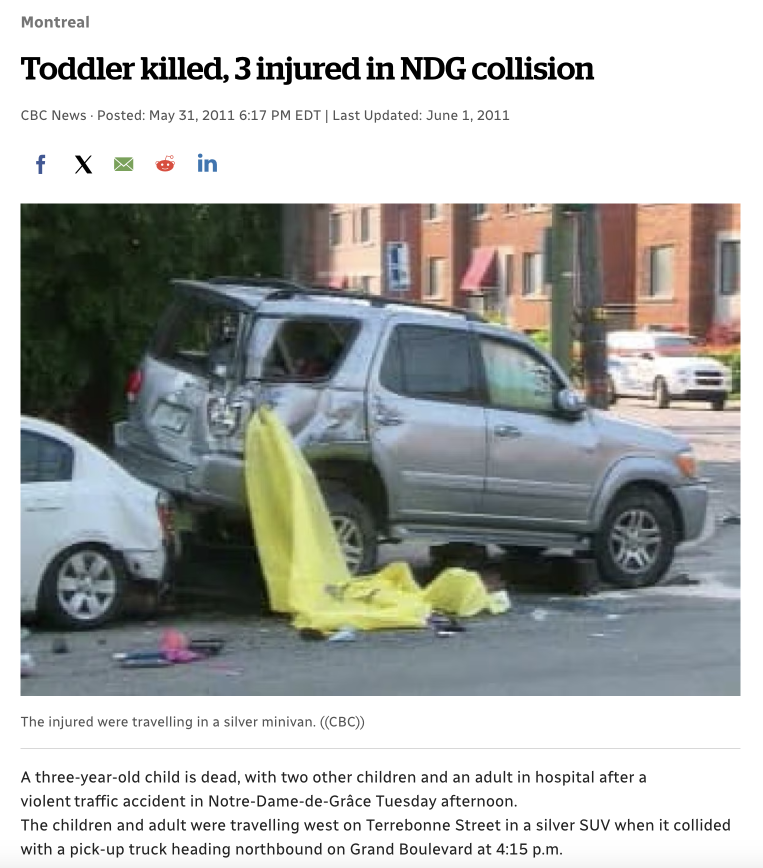
#> input picture 2011-2023-terrebonne-collisions-press/raw/2011-05-31_cbc_toddler-killed-3-injured-ndg-collision_terrebonne-grand.png, 1526 x 1736 px (shown at 1/2 size)
$ python mosaic.py
#> lines starting #> are read from the running program, lines starting #| are printed output that depends on the picture
#!/usr/bin/env python3
"""Mosaic of the press captures about collisions ON rue de Terrebonne (the subset in TERREBONNE), four tiles a row,
each capture scaled to a common width and cropped to its top part (headline, date, lead), with a caption line.
Output: derived/terrebonne_collisions_press_mosaic.png (and _wide.jpg for posting). Usage: python3 mosaic.py"""
import os
from PIL import Image, ImageDraw, ImageFont
HERE = os.path.dirname(os.path.abspath(__file__)); RAW = os.path.join(os.path.dirname(HERE), 'raw')
TERREBONNE = [
 ('2011-05-31_cbc_toddler-killed-3-injured-ndg-collision_terrebonne-grand.png', 'CBC News, May 31, 2011 — Terrebonne / Grand: a 3-year-old killed, 3 injured'),
 ('2011-06-25_ctv_ndg-residents-rally-for-safety-from-cars_terrebonne-grand.png', 'CTV Montreal, June 25, 2011 — residents\' petition after the May 31 death'),
 ('2011-07-25_ctv_west-end-street-hit-by-yet-another-car-crash_terrebonne-kensington.png', 'CTV Montreal, July 25, 2011 — Terrebonne / Kensington: car into a house'),
 ('2011-09-28_ctv_another-crash-at-accident-prone-ndg-corner_terrebonne-kensington.png', 'CTV Montreal, Sept. 28, 2011 — Terrebonne / Kensington: « about a dozen accidents … over the past five years »'),
 ('2011_ctv_related-image_car-crash-accident-plagued-part-of-ndg.png', 'CTV Montreal, 2011 — residents\' photo of a crash at the same corner'),
 ('2019-09-03_cbc_ndg-pedestrian-84-dies-after-being-hit-by-dump-truck_terrebonne-girouard.png', 'CBC News, Sept. 3, 2019 — Terrebonne / Girouard: pedestrian, 84, killed by a dump truck'),
 ('2019-09-04_gazette_hanes_yet-another-family-grieving-a-pedestrian-killed_terrebonne-girouard.png', 'Montreal Gazette, Sept. 4, 2019 — the 15th pedestrian killed in Montreal that year'),
]
W, HMAX, PAD, CAP, COLS = 760, 820, 24, 70, 4
def font(sz):
    for p in ('/System/Library/Fonts/Supplemental/Arial Bold.ttf', '/System/Library/Fonts/Supplemental/Arial.ttf', '/Library/Fonts/Arial.ttf'):
        if os.path.exists(p): return ImageFont.truetype(p, sz)
    return ImageFont.load_default()
tiles = []
for fn, cap in TERREBONNE:
    im = Image.open(os.path.join(RAW, fn)).convert('RGB')
#> im is the input picture: PIL image 1526x1736 RGB; mean R, G, B 172.9, 175.1, 172.6
    im = im.resize((W, round(im.height * W / im.width)), Image.LANCZOS)
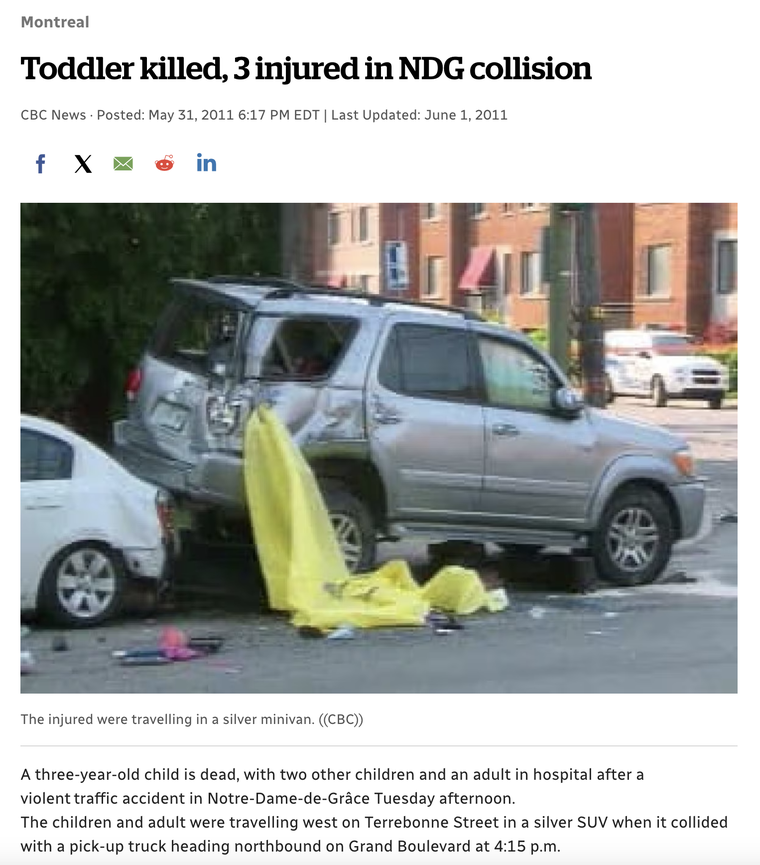
#> im: PIL image 760x865 RGB; mean R, G, B 172.7, 174.9, 172.4
    if im.height > HMAX: im = im.crop((0, 0, W, HMAX))
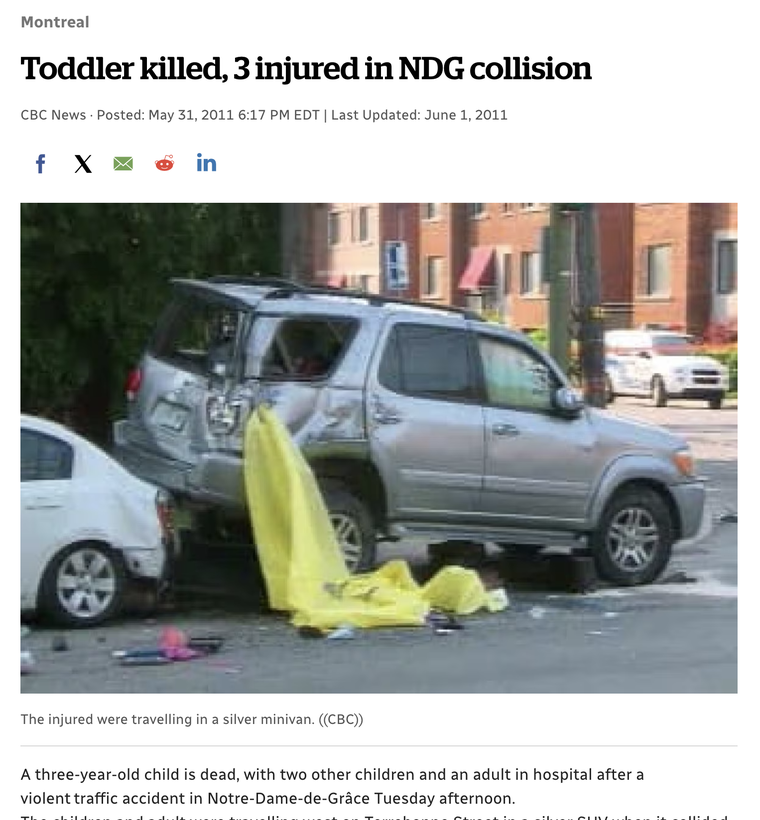
#> im: PIL image 760x820 RGB; mean R, G, B 169.6, 172, 169.3
    tiles.append((im, cap))
#> pass 2 of the loop `for fn, cap in TERREBONNE:`:
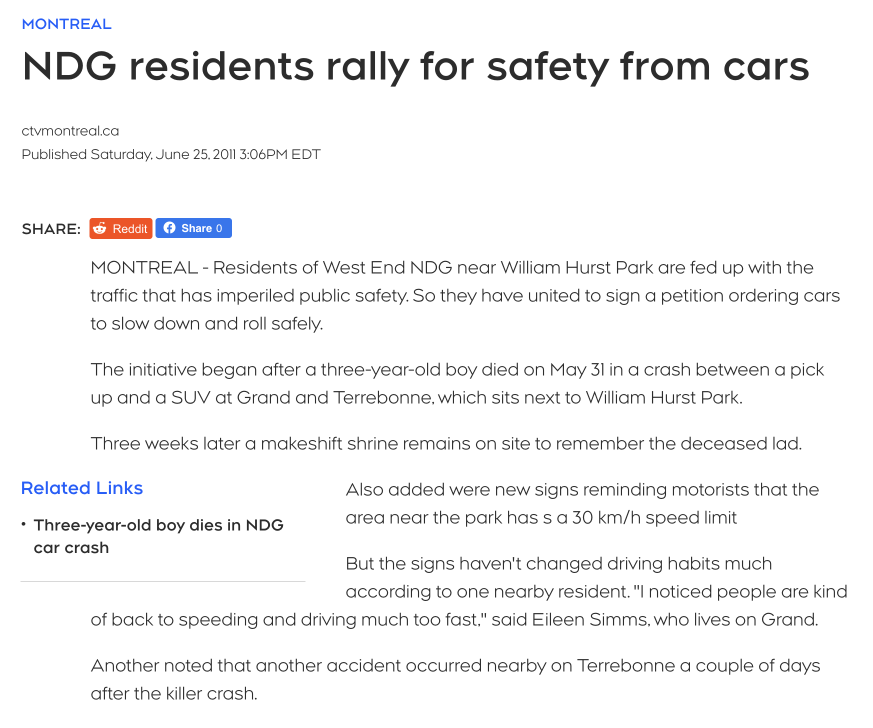
#> input picture 2011-2023-terrebonne-collisions-press/raw/2011-06-25_ctv_ndg-residents-rally-for-safety-from-cars_terrebonne-grand.png, 1746 x 1456 px (shown at 1/2 size)
#> im is the input picture: PIL image 1746x1456 RGB; mean R, G, B 244.8, 244.7, 245.1
#> `im = im.resize((W, round(im.height * W / im.width)), Image.LANCZOS)`:
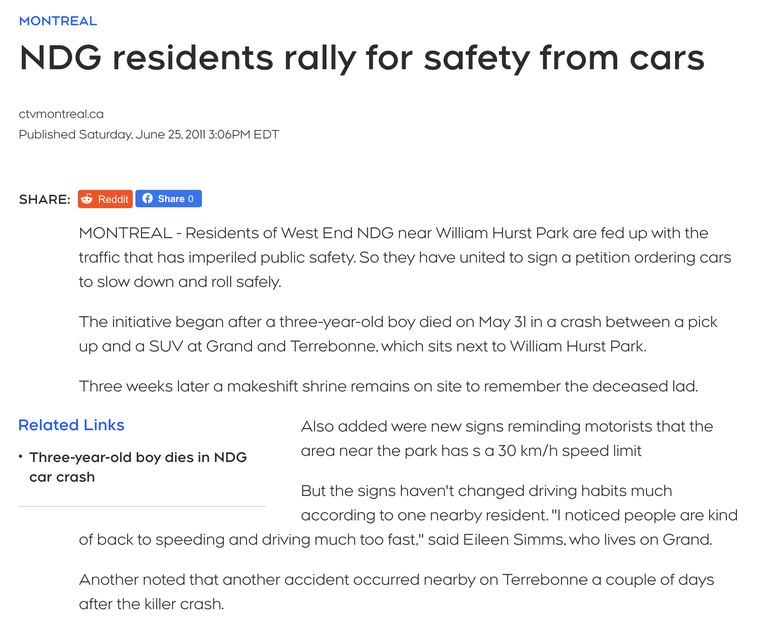
#> im: PIL image 760x634 RGB; mean R, G, B 244.1, 244, 244.4
#> pass 3 of the loop `for fn, cap in TERREBONNE:`:
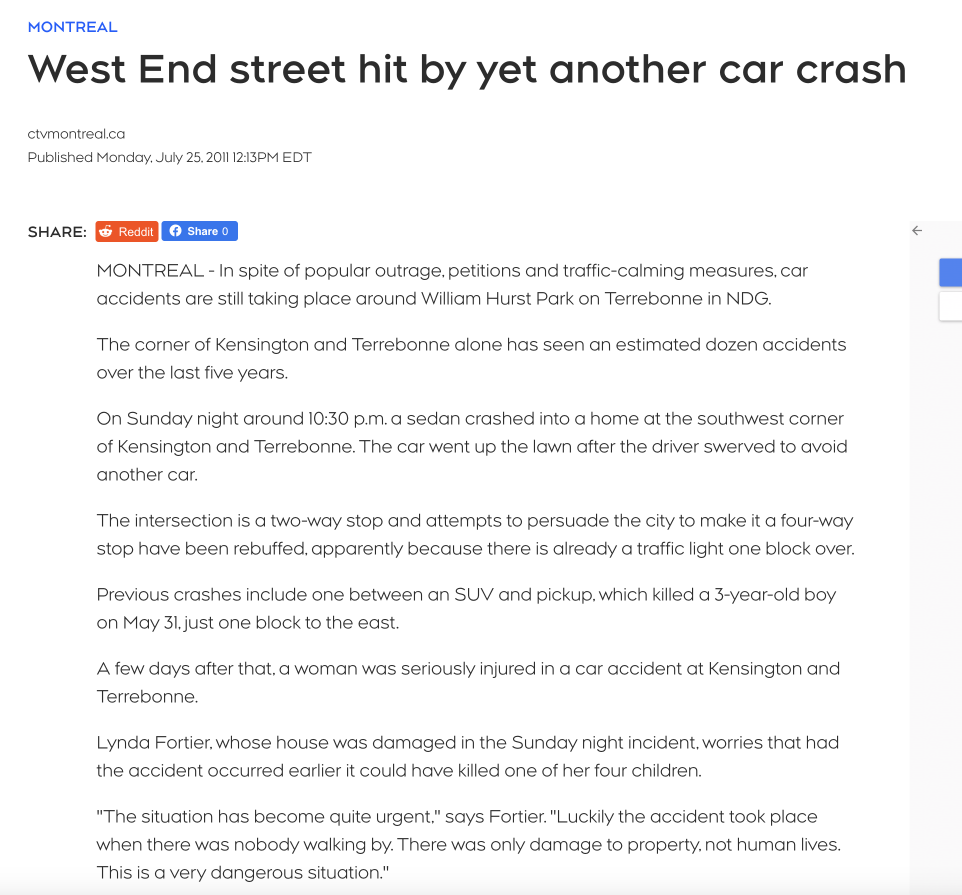
#> input picture 2011-2023-terrebonne-collisions-press/raw/2011-07-25_ctv_west-end-street-hit-by-yet-another-car-crash_terrebonne-kensington.png, 1924 x 1790 px (shown at 1/2 size)
#> im is the input picture: PIL image 1924x1790 RGB; mean R, G, B 245.3, 245.2, 245.5
#> `im = im.resize((W, round(im.height * W / im.width)), Image.LANCZOS)`:
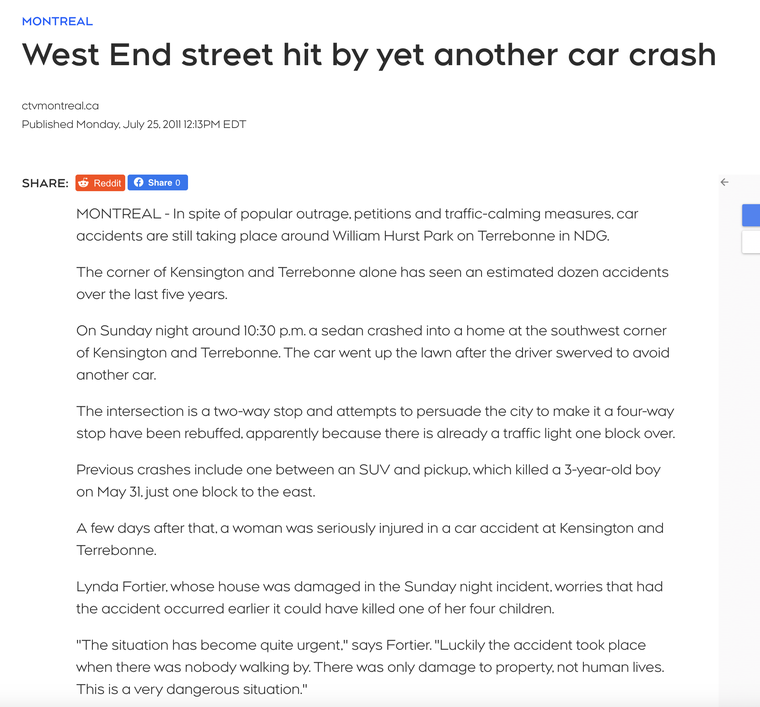
#> im: PIL image 760x707 RGB; mean R, G, B 244.5, 244.4, 244.7
#> (the run stopped early here; a loop or call above may not have finished)
